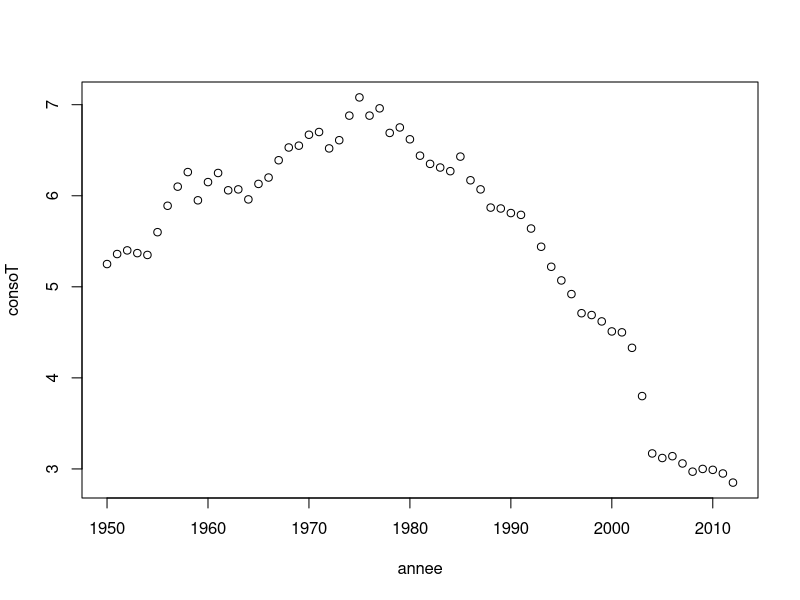
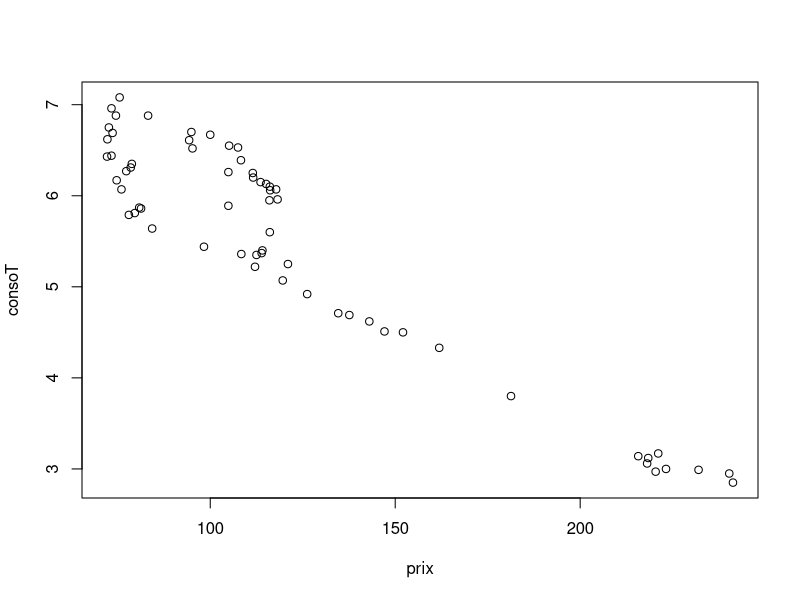
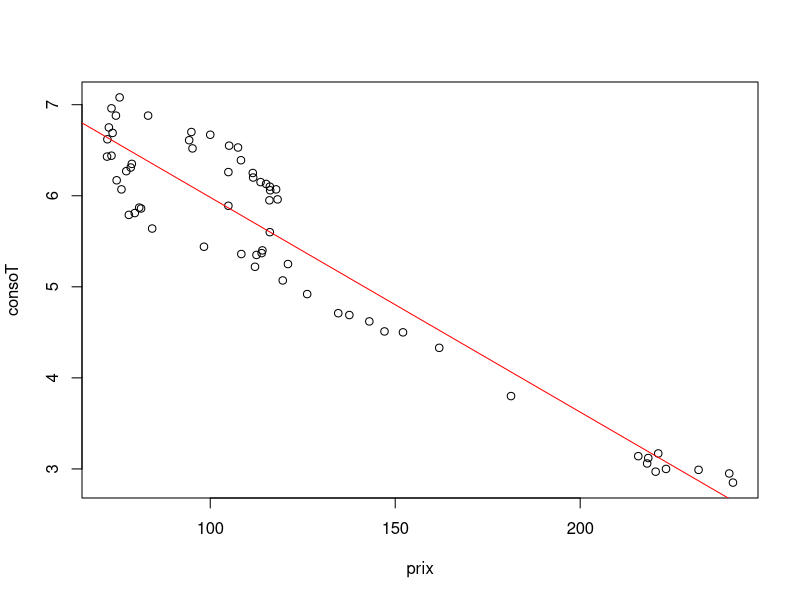
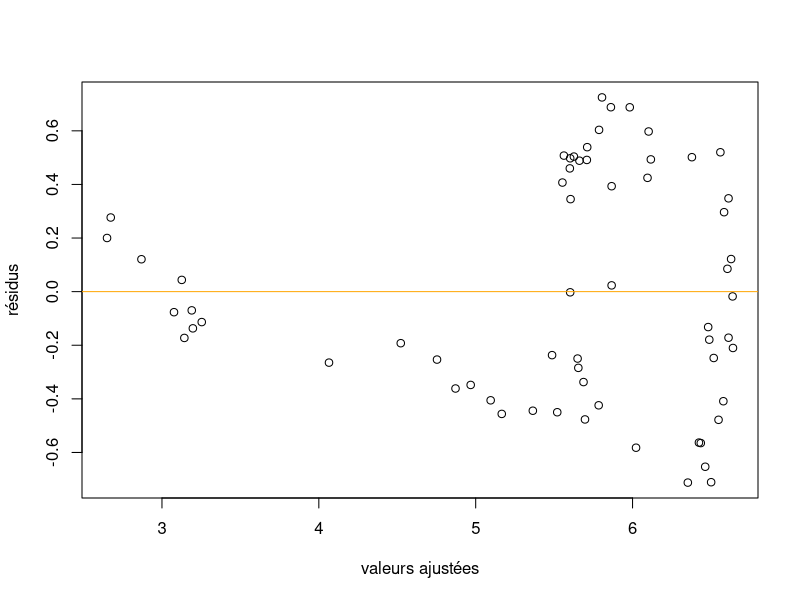
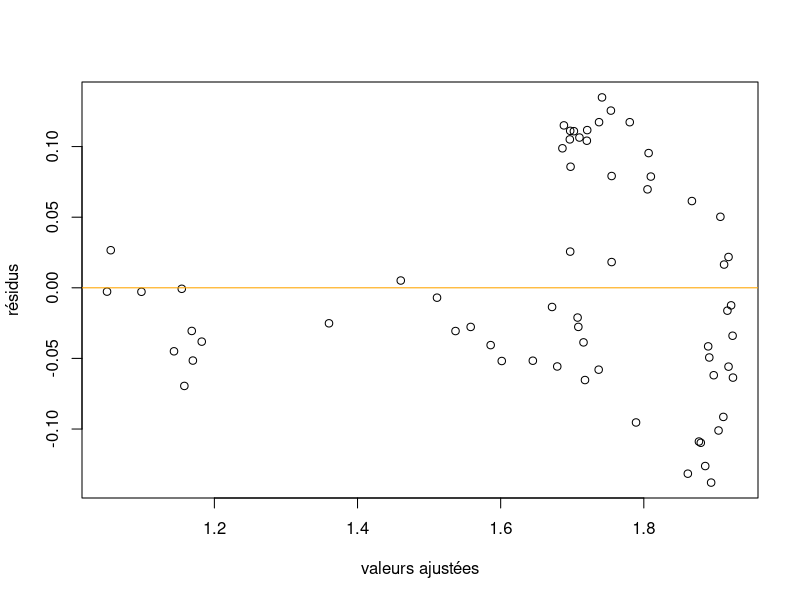
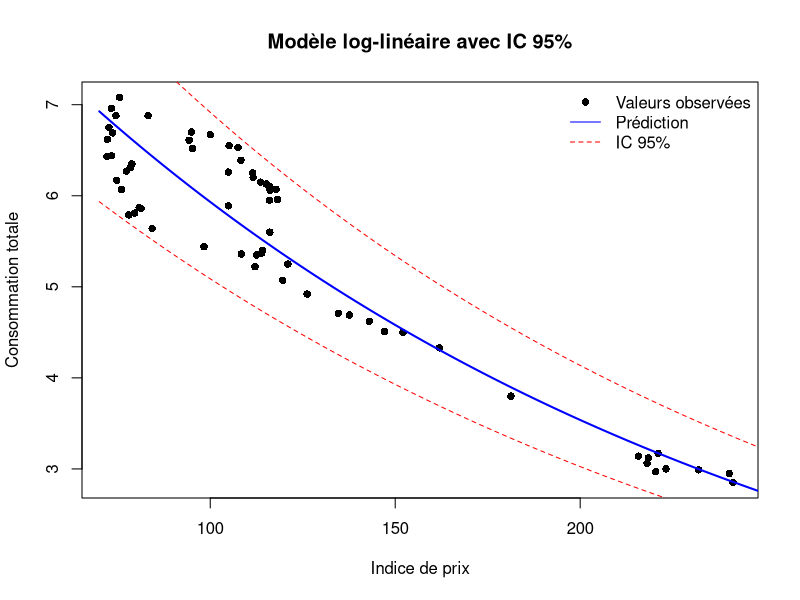
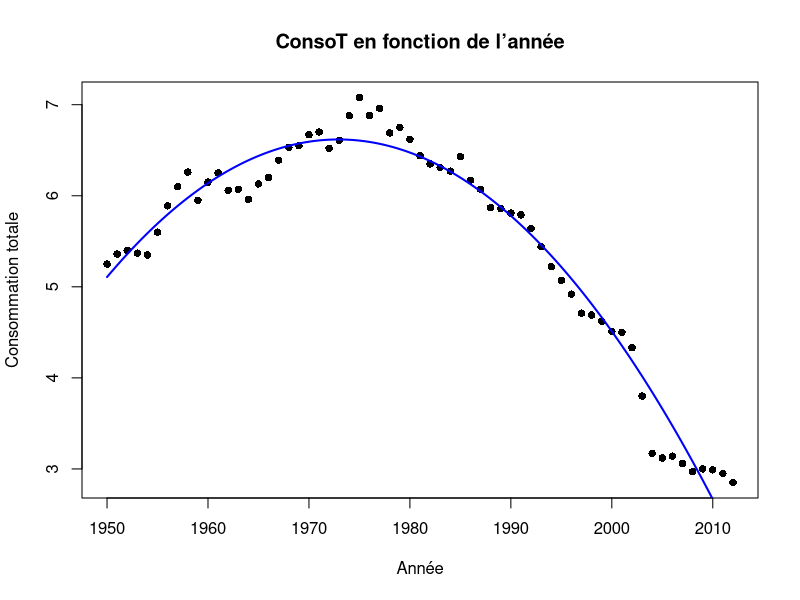
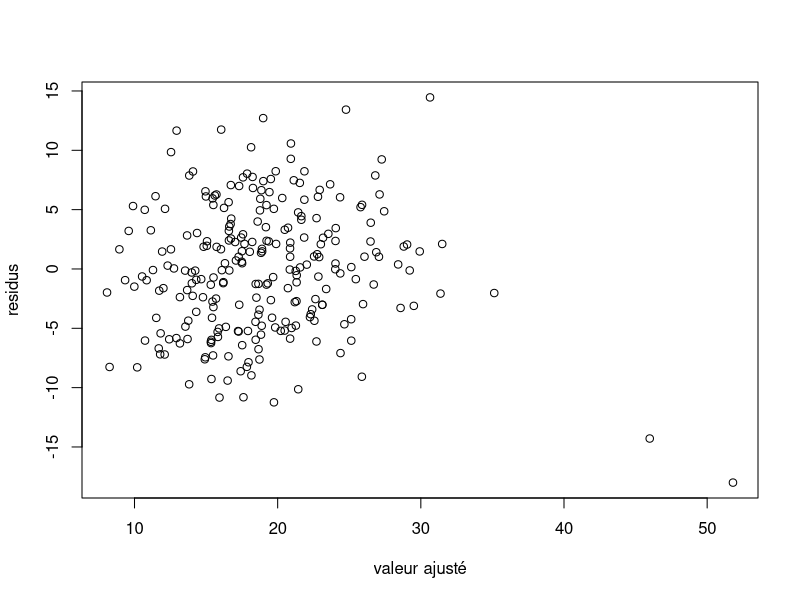

These charts were generated, in order, by the following R code: (Note: this script raises an error after producing the figures.)
################################################
############ TP NOTE STAT 2023-2024 ############
################################################
# Romain Dumont

setwd("/home/rdumont/Cours/Stats/Annales/TP_note/2024")

##### EXERCICE 1 : Evolution de la consommation du tabac entre 1950 et 2012 #####

# Question 1 : Lecture des données

tabac = read.table("tabac.txt",header=T)
attach(tabac)

# Question 2 : Graphique de la consommation de tabac en fonction du temps

plot(annee, consoT)

# Question 3 : Nuage de points de la consommation totale de tabac en fonction de l'indice de prix

plot(prix, consoT)

# Question 4 : Régression linéaire de consoT sur prix

mod1=lm(consoT~prix,data=tabac)
resume=summary(mod1)
resume

# paramètre estimé : B0=0.34 et B1=-0.023
# pourcentage de variabilité expliqué : R^2 = 0.8862 -> 89%
# On peut affirmer au risque de 5% que l'indice du prix à une influence sur la consomation car H0 : B0=0 est rejeté (proba crit <2^-16<0.05)

# Question 5 : Tracé de la droite de régression

plot(prix, consoT)
abline(mod1,col="red")

# Question 6 : Graphe des résidus

plot(mod1$fitted.values,mod1$residuals,xlab="valeurs ajustées",ylab="résidus",pch=1) # d'abord abscisse puis ordonné
abline(h=0,col="orange")
abline(h=-2*resume$sigma,col="yellow3")
abline(h=2*resume$sigma,col="red")

# Graphique centré mais variance non constante : heteroscedasticité

# Question 7 : Sur-estimation ou sous-estimation?

subset_tabac = tabac[tabac$annee >= 1990 & tabac$annee <= 2000, ]
mod1$fitted.values[tabac$annee >= 1990 & tabac$annee <= 2000]
subset_tabac$consoT

# Prediction plus grande que la réalité donc le modèle surestime

# Autre méthode : moyenne des résidus
residus_90_00 = mod1$residuals[tabac$annee >= 1990 & tabac$annee <= 2000]
mean(residus_90_00)
# La moyenne des residus est negative donc les valeurs observées sont inférieures aux valeurs ajustées → donc surestimation.

# Question 8 : Nouveau modèle de régression

mod2=lm(log(consoT)~prix,data=tabac)
resume2=summary(mod2)
resume2
plot(mod2$fitted.values,mod2$residuals,xlab="valeurs ajustées",ylab="résidus",pch=1) # d'abord abscisse puis ordonné
abline(h=0,col="orange")
abline(h=-2*resume2$sigma,col="yellow3")
abline(h=2*resume2$sigma,col="red")

# Ce modèle possède un meileur R^2 et moins heteroscedastique que l'autre

# Question 9 : Prédiction de la consommation totale de tabac pour un indice de prix de 200

newdata=data.frame(prix=200)
pred = predict(mod1, newdata)
pred

# Question 10 : Graphique + IC de prévision

# Séquence des prix de 70 à 250
prix_seq = data.frame(prix = seq(70, 250, length.out = 200))

# Prédictions log(consoT) + intervalles
predictions_log = predict(mod2, newdata = prix_seq, interval = "prediction", level = 0.95)

# Revenir à l'échelle de consoT
predictions = exp(predictions_log)

# Graphique des points observés (comme Q3)
plot(prix, consoT, xlab = "Indice de prix", ylab = "Consommation totale", main = "Modèle log-linéaire avec IC 95%", pch = 16)

# Ajouter la courbe prédite
lines(prix_seq$prix, predictions[, "fit"], col = "blue", lwd = 2)

# Ajouter les intervalles de prévision (95 %)
lines(prix_seq$prix, predictions[, "lwr"], col = "red", lty = 2)
lines(prix_seq$prix, predictions[, "upr"], col = "red", lty = 2)

# Légende
legend("topright",
       legend = c("Valeurs observées", "Prédiction", "IC 95%"),
       col = c("black", "blue", "red"),
       lty = c(NA, 1, 2), pch = c(16, NA, NA), bty = "n")



# Question 11 : Modèle linéaire pour prédire la consommation totale de tabac en fonction du temps

annee2=annee^2
mod3 = lm(consoT ~ annee+annee2, data = tabac)
summary(mod3)

# 1. Refaire le graphique de base (points observés)
plot(annee, consoT,
     main = "ConsoT en fonction de l’année",
     xlab = "Année", ylab = "Consommation totale",
     pch = 16)

# 2. Générer une séquence d'années régulière pour lisser la courbe
annee_seq = seq(min(annee), max(annee), length.out = 300)
annee2_seq = annee_seq^2
newdata = data.frame(annee = annee_seq, annee2 = annee2_seq)

# 3. Prédictions du modèle mod3
pred = predict(mod3, newdata = newdata)

# 4. Tracer la courbe d'ajustement
lines(annee_seq, pred, col = "blue", lwd = 2)


##### EXERCICE 2 : Prédiction du pourcentage de masse graisseuse chez l'homme #####

# Question 1 : Lecture des données

gras = read.table("masse_grasse.txt", header = TRUE)

# Question 2 : Changements d'unité du poids et de la taille

gras$poids=gras$poids*0.453592
gras$taille=gras$taille*2.54
attach(gras)

# Question 3 : Équation de Brozek

Idensite=1/densite
mod1=lm(pourB~Idensite,data=gras)
sum1=summary(mod1)
sum1
# On a a=-405.786 et b=-448.183 

# Question 4a : Matrice X et estimation du vecteur de paramètres

X=cbind(1,age,poids,taille) # NE PAS OUBLIER LA COLONNE DE 1 POUR L'INTERCEPT
I=solve(t(X)%*%X)
P2=t(X)%*%pourB
B_hat=I%*%P2
summary(lm(pourB~age+poids+taille))

# (Intercept) 17.72142 age 0.15583 poids 0.40506 taille -0.21692

# Question 4b : Estimation de la variance résiduelle du modèle

# Nombre d'observations et de paramètres
n = nrow(X)  # nombre d'observations
p = ncol(X)  # nombre de paramètres (1 pour l'intercept + 3 variables)

# Calcul des résidus
y_hat = X %*% B_hat
residus = pourB - y_hat

# Variance résiduelle
sigma2_hat = sum(residus^2) / (n - p)
sigma2_hat

# Question 4c : Test sur un coefficient associé à l'âge

XtX_inv = solve(t(X) %*% X)
Var_B = sigma2_hat * XtX_inv
beta1 = B_hat[2]
se_beta1 = sqrt(Var_B[2,2])
t_stat = beta1 / se_beta1
if (abs(t_stat) >= 1.9596) {
  print("On rejette H0 : le coefficient de age est significatif")
} else {
  print("On ne rejette pas H0 : le coefficient de age n'est pas significatif")
}


# Question 4d : Coefficient de détermination ajusté du modèle 

SCR = sum((pourB - y_hat)^2)                    # somme des carrés des résidus
SCT = sum((pourB - mean(pourB))^2)              # somme des carrés totale
# R² ajusté
R2_ajuste = 1 - ((SCR / (n - p)) / (SCT / (n - 1)))
R2_ajuste

# Question 4e : Graphe des résidus

plot(y_hat,residus,xlab="valeur ajusté",ylab="residus")
# centré pas de structure et homoscédasticité (hormis 2 point extreme)

# Question 4f : Suppression des individus 39 et 42

# point extreme non representatif du jeu de donnée

gras = gras[-c(39, 42), ]

# Question 4g : Régression linéaire multiple sur les 250 observations restantes

mod2 = lm(pourB~age+poids+taille,data=gras)
summary(mod2)

# Question 5a : Modèle de régression linéaire multiple à partir des 10 mesures de circonférence

mod3 = lm(pourB ~ ., data = gras[, c(6:15)]) # . signifie « toutes les autres colonnes sélectionnées dans data »
summary(mod3)

# Question 5b : Effet des variables

# Au risque de 5% les variables avec un effet significatif sont : cou, abdomen, hanches et poignets (proba critique < 0.05)

# Question 5c : Corrélations entre les variables explicatives

matcor = cor(gras[, 6:15])

# Question 5d : Sélection de variables

mod4 = step(mod3, direction = "backward")
summary(mod4)

# Au risque de 5% les variables ayant un effet significatifs sont : cou, abdomen, hanches, poignets

# Question 5e : AIC

extractAIC(mod2) # 801
extractAIC(mod3) # 701
extractAIC(mod4) # 695 -> meilleur modèle car le plus petit aic

# Question 5f : Variation du pourcentage de masse grasse

coef = coef(mod4)

b_abdo   = coef["abdomen"]
b_hip    = coef["hanches"]
b_biceps = coef["biceps"]
b_wrist  = coef["poignet"]

delta_pourB = b_abdo * (-2) + b_hip * (-1) + b_biceps * (+1) + b_wrist * (+0.3)
delta_pourB

# Question 6a : Ajout de la variable IMC au tableau gras

gras$IMC = gras$poids / ( (gras$taille / 100)^2 )
attach(gras)

# Question 6b : Construire un modèle pour prédire l'IMC

mod5=lm(IMC~., data=gras[,c(6:15)])
summary(mod5)

# Question 6c : Prédiction de l'IMC d'un homme

indi=data.frame(cou=38,poitrine=102,abdomen=93,hanches=103,cuisse=57,genou=38,cheville=25,biceps=33,avant_bras=29,poignet=19)
IMC_pred = predict(mod5, newdata = indi)
IMC_pred
#léger surpoid

#### EXERCICE 3 : Résistance d'un textile à l'usure #####

# Question 1 : Installation et chargement du package emmeans

library(emmeans)

# Question 2 : Lecture des données + Transformation des variables position et cycle en facteurs

resistance = read.table("resistance_textile.txt",header=TRUE)
resistance$position = as.factor(resistance$position)
resistance$cycle = as.factor(resistance$cycle)
attach(resistance)

# Question 3 : Boîtes à moustaches# Question 3 : Boîtes TRUEà moustaches

boxplot(perte_poids ~ textile, 
        data = resistance, 
        col = "lightblue", 
        main = "Perte de poids selon le type de textile",
        xlab = "type de textile", 
        ylab = "perte de poids")
abline(h=mean(perte_poids),col="red")

# Grosse différence entre chaque textile

# Question 4 : ANOVA à un facteur

mod6=lm(perte_poids~textile,data=resistance)
par(mfrow=c(2,2))
plot(mod6)
par(mfrow=c(1,1))
anova1=anova(mod6)
anova1

# Proba critique faible donc il y a un impact au risque de 5% sur la perte de poids

# Question 5 : ANOVA à 3 facteurs + test global sur l'effet des facteurs

mod7=lm(perte_poids~position+cycle+textile,data=resistance)
par(mfrow=c(2,2))
plot(mod7)
par(mfrow=c(1,1))
anova2=anova(mod7)
anova2

# Toutes les variables sont significative à 5%

# Question 6 : Test sur une coefficient + Interprétation

summary(mod7)
# oui car proba crit <0.05

# Question 7 : Comparaison de moyennes 2 à 2 + Choix d'un textile

# OUI car proba crit < 0.05
emmeans(mod7, ~textile)
# On veut la perte la plus basse -> textile B

# Question Bonus : Question bonus sur la probabilité critique
